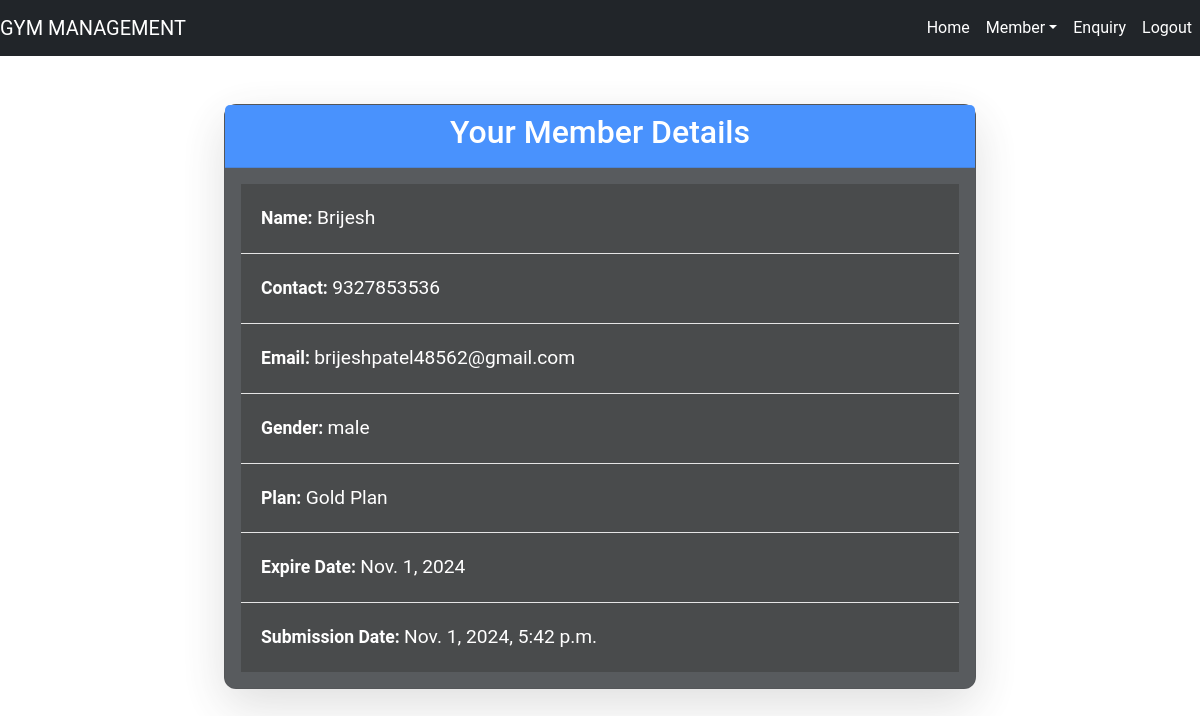
Screenshot of /member_details/ (signed in) with the database file from the repository.
### gym/models.py (models this page shows, shortened)
class Member(models.Model):
    user = models.ForeignKey(User, on_delete=models.CASCADE)
    name = models.CharField(max_length=20)
    contact = models.CharField(max_length=10)
    emailid = models.EmailField()
    age = models.IntegerField()
    gender = models.CharField(max_length=10)
    plan = models.ForeignKey(Plan, on_delete=models.CASCADE)
    joindate = models.DateField()
    expiredate = models.DateField()
    initialamount = models.DecimalField(max_digits=10, decimal_places=2)
    submission_date = models.DateTimeField(default=timezone.now)

class Plan(models.Model):
    name = models.CharField(max_length=20)
    amount = models.CharField(max_length=10)
    duration = models.CharField(max_length=3)
    def __str__(self):
        return self.name

### gym/views.py (the view)
# urls.py: path('member_details/', view_member_details, name='member_details'),
@login_required(login_url='user_login')  # Ensure user is logged in
def view_member_details(request):
    user = request.user
    if user.is_staff:
        members = Member.objects.all()  # Admin can see all members
    else:
        members = Member.objects.filter(user=user)  # Regular users see only their details
    return render(request, 'member_detail.html', {'members': members})

### gym/templates/member_detail.html (shortened to what this page needs)
{% extends 'navigationbar.html' %}
{% block body %}
<div class="container my-5">
    <div class="card shadow-lg bg-dark opacity-75">
        <div class="card-header bg-primary text-white text-center">
            <h2>Your Member Details</h2>
        </div>
        <div class="card-body">
            {% if members %}
                <ul class="list-group list-group-flush">
                    {% for member in members %}
                        <li class="list-group-item">
                            <strong>Name:</strong> <span class="member-detail">{{ member.name }}</span>
                        </li>
                        <li class="list-group-item">
                            <strong>Contact:</strong> <span class="member-detail">{{ member.contact }}</span>
                        </li>
                        <li class="list-group-item">
                            <strong>Email:</strong> <span class="member-detail">{{ member.emailid }}</span>
                        </li>
                        <li class="list-group-item">
                            <strong>Gender:</strong> <span class="member-detail">{{ member.gender }}</span>
                        </li>
                        <li class="list-group-item">
                            <strong>Plan:</strong> <span class="member-detail">{{ member.plan }}</span>
                        </li>
                        <li class="list-group-item">
                            <strong>Expire Date:</strong> <span class="member-detail">{{ member.expiredate }}</span>
                        </li>
                        <li class="list-group-item">
                            <strong>Submission Date:</strong> <span class="member-detail">{{ member.submission_date }}</span>
                        </li>
                    {% endfor %}
                </ul>
            {% else %}
                <p class="text-center text-muted">No member details found.</p>
            {% endif %}
        </div>
    </div>
</div>
{% endblock %}

### gym/templates/member_detail.html (style rules this page uses)
.container { max-width: 800px; margin-top: 100px; }
.member-detail { font-size: 1.2rem; color: #fff; }
.card { border-radius: 12px; background-color: rgba(0, 0, 0, 0.5); }
body { background-image: url('https://img.freepik.com/free-photo/confident-sportswoman-with-dumbbell-dark_23-2147752923.jpg?t=st=1731859801~exp=1731863401~hmac=69a2013874eab0c64f6eeb15071de0e3615179cfe2cdbdc2c236c33f7da55b3a&w=1380'); background-size: cover; background-position: center; background-repeat: no-repeat; background-attachment: fixed; font-family: 'Roboto', sans-serif; margin: 0; padding: 0; color: #fff; }
.list-group-item { font-size: 1.1rem; padding: 1.25rem; background-color: rgba(0, 0, 0, 0.6); color: #fff; border: 1px solid #ddd; transition: transform 0.3s ease, background-color 0.3s ease; }

### rows the page displays
Member: name "Brijesh", contact "9327853536", emailid "brijeshpatel48562@gmail.com", gender "male", plan "Gold Plan", expiredate "Nov. 1, 2024", submission_date "Nov. 1, 2024, 5:42 p.m."
